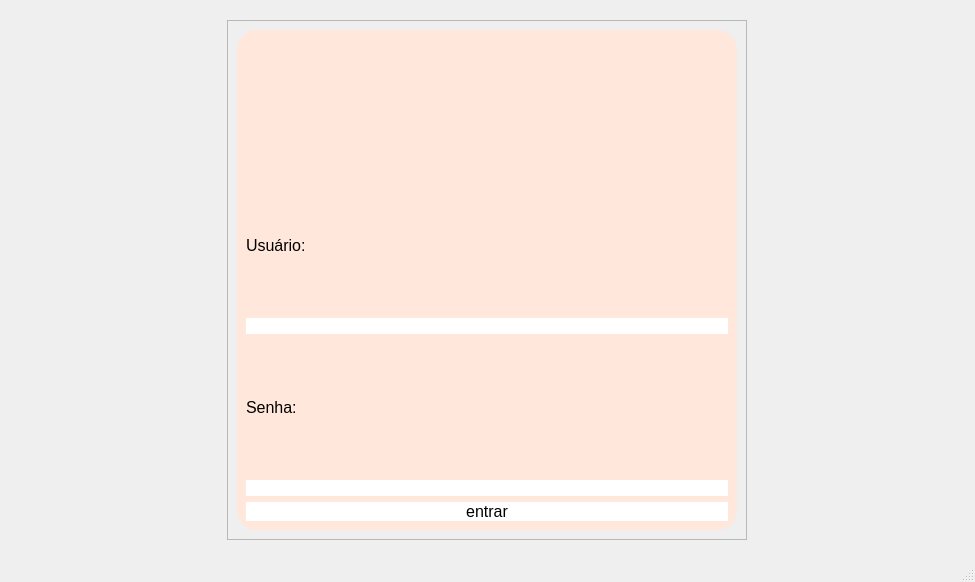
<?xml version="1.0" encoding="UTF-8"?>
<ui version="4.0">
 <class>MainWindow</class>
 <widget class="QMainWindow" name="MainWindow">
  <property name="geometry">
   <rect>
    <x>0</x>
    <y>0</y>
    <width>975</width>
    <height>582</height>
   </rect>
  </property>
  <property name="mouseTracking">
   <bool>true</bool>
  </property>
  <property name="windowTitle">
   <string>MainWindow</string>
  </property>
  <widget class="QWidget" name="centralwidget">
   <property name="enabled">
    <bool>true</bool>
   </property>
   <layout class="QGridLayout" name="gridLayout">
    <item row="0" column="0" alignment="Qt::AlignmentFlag::AlignHCenter|Qt::AlignmentFlag::AlignVCenter">
     <widget class="QFrame" name="frame_2">
      <property name="minimumSize">
       <size>
        <width>500</width>
        <height>500</height>
       </size>
      </property>
      <property name="frameShape">
       <enum>QFrame::Shape::StyledPanel</enum>
      </property>
      <property name="frameShadow">
       <enum>QFrame::Shadow::Raised</enum>
      </property>
      <layout class="QFormLayout" name="formLayout_2">
       <item row="1" column="0">
        <widget class="QFrame" name="frame">
         <property name="minimumSize">
          <size>
           <width>500</width>
           <height>500</height>
          </size>
         </property>
         <property name="maximumSize">
          <size>
           <width>500</width>
           <height>16777215</height>
          </size>
         </property>
         <property name="styleSheet">
          <string notr="true">background-color: rgb(255, 231, 219);
border-radius:20px;</string>
         </property>
         <property name="frameShape">
          <enum>QFrame::Shape::StyledPanel</enum>
         </property>
         <property name="frameShadow">
          <enum>QFrame::Shadow::Raised</enum>
         </property>
         <layout class="QGridLayout" name="gridLayout_2">
          <item row="3" column="0">
           <widget class="QLabel" name="txt_senha">
            <property name="font">
             <font>
              <pointsize>12</pointsize>
             </font>
            </property>
            <property name="text">
             <string>Senha:</string>
            </property>
           </widget>
          </item>
          <item row="5" column="0">
           <widget class="QPushButton" name="botao_entrar">
            <property name="font">
             <font>
              <pointsize>12</pointsize>
              <fontweight>Medium</fontweight>
             </font>
            </property>
            <property name="styleSheet">
             <string notr="true">background-color: rgb(255, 255, 255);
alternate-background-color: rgb(255, 255, 255);
border-radius:30px;</string>
            </property>
            <property name="text">
             <string>entrar</string>
            </property>
            <property name="checkable">
             <bool>false</bool>
            </property>
            <property name="autoRepeat">
             <bool>false</bool>
            </property>
            <property name="autoRepeatDelay">
             <number>500</number>
            </property>
            <property name="autoRepeatInterval">
             <number>500</number>
            </property>
           </widget>
          </item>
          <item row="4" column="0">
           <widget class="QLineEdit" name="input_senha">
            <property name="mouseTracking">
             <bool>false</bool>
            </property>
            <property name="styleSheet">
             <string notr="true">background-color: rgb(255, 255, 255);</string>
            </property>
            <property name="inputMask">
             <string notr="true"/>
            </property>
            <property name="echoMode">
             <enum>QLineEdit::EchoMode::Password</enum>
            </property>
            <property name="cursorPosition">
             <number>0</number>
            </property>
            <property name="dragEnabled">
             <bool>false</bool>
            </property>
            <property name="readOnly">
             <bool>false</bool>
            </property>
            <property name="placeholderText">
             <string/>
            </property>
            <property name="cursorMoveStyle">
             <enum>Qt::CursorMoveStyle::LogicalMoveStyle</enum>
            </property>
            <property name="clearButtonEnabled">
             <bool>true</bool>
            </property>
           </widget>
          </item>
          <item row="2" column="0">
           <widget class="QLineEdit" name="input_usuario">
            <property name="styleSheet">
             <string notr="true">background-color: rgb(255, 255, 255);</string>
            </property>
           </widget>
          </item>
          <item row="1" column="0">
           <widget class="QLabel" name="txt_usuario">
            <property name="font">
             <font>
              <pointsize>12</pointsize>
             </font>
            </property>
            <property name="text">
             <string>Usuário:</string>
            </property>
           </widget>
          </item>
          <item row="0" column="0" alignment="Qt::AlignmentFlag::AlignHCenter|Qt::AlignmentFlag::AlignVCenter">
           <widget class="QLabel" name="label">
            <property name="maximumSize">
             <size>
              <width>100</width>
              <height>100</height>
             </size>
            </property>
            <property name="text">
             <string/>
            </property>
            <property name="pixmap">
             <pixmap resource="img.qrc">:/icon_login/imglogin.jpg</pixmap>
            </property>
            <property name="scaledContents">
             <bool>true</bool>
            </property>
           </widget>
          </item>
         </layout>
        </widget>
       </item>
      </layout>
     </widget>
    </item>
   </layout>
  </widget>
  <widget class="QStatusBar" name="statusbar"/>
 </widget>
 <resources>
  <include location="img.qrc"/>
 </resources>
 <connections/>
</ui>
